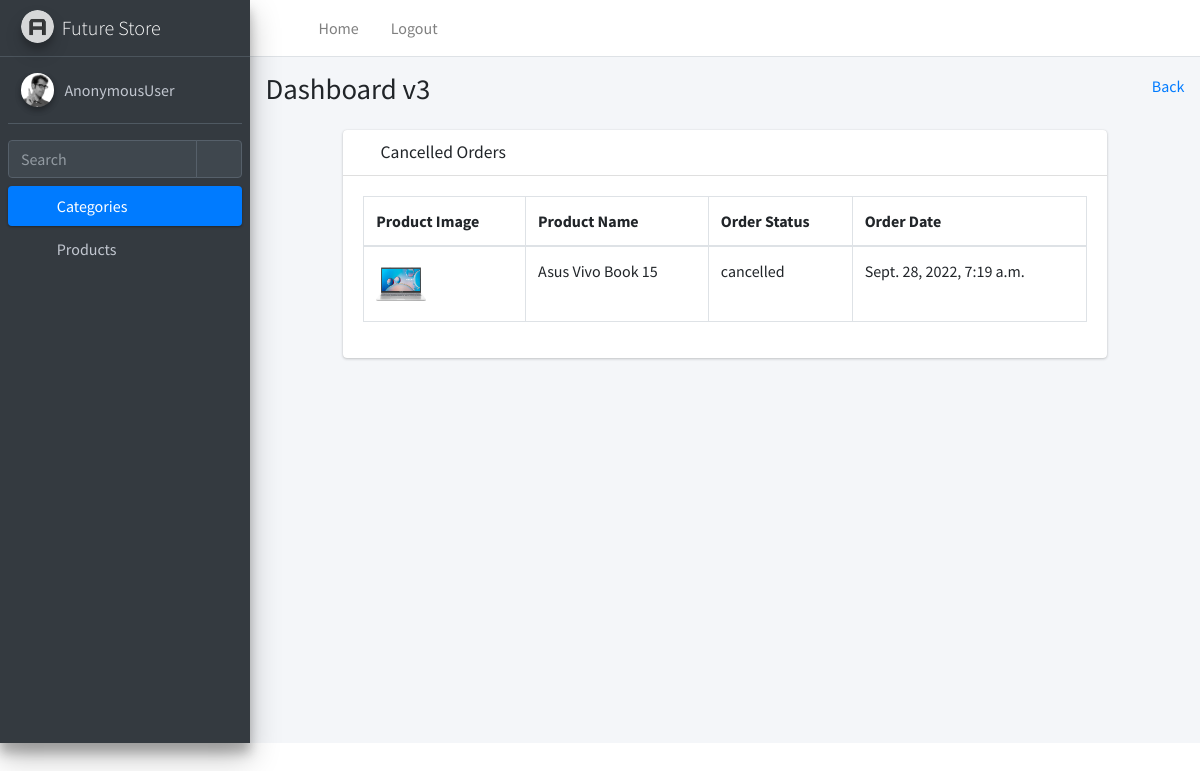
/storeadmin/orders/cancelled/, run on the app's committed database.
### storeadmin/models.py (models this page shows, shortened)
class Orders(models.Model):
    product=models.ForeignKey(Products,on_delete=models.CASCADE)
    user=models.ForeignKey(User,on_delete=models.CASCADE)
    order_date=models.DateTimeField(auto_now_add=True)
    options=(
        ("await-shipping","await-shipping"),
        ("dispatched","dispatched"),
        ("delivered","delivered"),
        ("cancelled","cancelled"),
    )
    status=models.CharField(max_length=20,choices=options,default="await-shipping")

class Products(models.Model):
    product_name=models.CharField(max_length=50)
    category=models.ForeignKey(Categories,on_delete=models.CASCADE,related_name='products')
    product_image=models.ImageField(upload_to="static/images/product_images",null=True)
    price=models.PositiveIntegerField()
    description=models.CharField(max_length=250,null=True)

### storeadmin/views.py (the view)
# urls.py: path("orders/cancelled/", views.OrderCancelledView.as_view(), name="cancelled-order"),
class OrderCancelledView(ListView):
    model = models.Orders
    context_object_name = "orders"
    template_name = "cancelled-orders.html"
    queryset = models.Orders.objects.filter(status="cancelled")

### storeadmin/context_processors.py (called while the page is built)
def get_user_name(request):
    return {"username":request.user}

### storeadmin/templates/cancelled-orders.html (shortened to what this page needs)
{%extends 'layout.html'%}
{%block body_block%}
<div class="row">
    <div class="col-1"></div>
    <div class="col-10">
        <div class="card">
            <div class="card-header">
                <h3 class="card-title">
                    <i class="fas fa-text-width"></i>
                    Cancelled Orders
                </h3>
            </div>
            <div class="card-body">
                <form action="" method="post">
                <table class="table table-bordered">
                    <thead>
                    <tr>
                        <th>Product Image</th>
                        <th>Product Name</th>
                        <th>Order Status</th>
                        <th>Order Date</th>
                    </tr>
                    </thead>
                    <tbody>
                    {%for order in orders%}
                    <tr>
                        <td><img src="{{order.product.product_image.url}}" alt="No Image" height="50px" width="50px"></td>
                        <td>{{order.product.product_name}} </td>
                        <td>{{order.status}} </td>
                        <td>{{order.order_date}} </td>
                    </tr>
                    {%endfor%}
                    </tbody>
                </table>
                    </form>
            </div>
        </div>
    </div>
    <div class="col-1"></div>
</div>
{%endblock%}

### data on the page
Orders: product.product_image (picture), product.product_name "Asus Vivo Book 15", status "cancelled", order_date "Sept. 28, 2022, 7:19 a.m."

### other printed values
{{ username }} "AnonymousUser"
